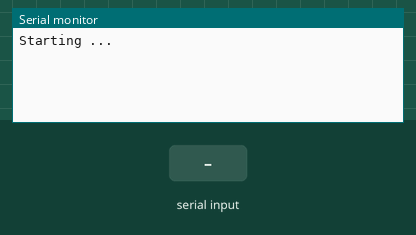
The sketch below on a simulated Arduino Uno, built with avr-gcc and run on an emulated ATmega328P. Parts: the last lines printed to the serial monitor. Inputs (shaded band) come from the test bench.

Above: at 1.2 s.
1.3 s: "1\n" received over the second serial link
At 1.7 s:
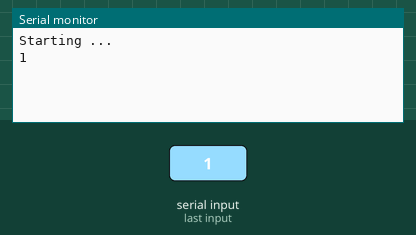
2.8 s: "0\n" received over the second serial link
At 4.0 s:
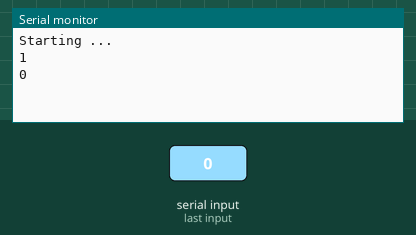
4.3 s: "2\n" received over the second serial link
At 5.2 s:
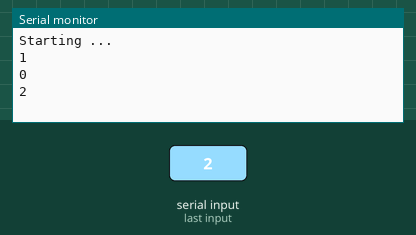

The sketch:

UART_ESP12_PIC.ino
```cpp
#include <Arduino.h>
#include <SoftwareSerial.h>

int tx = 14;
int rx = 12;
int i =0;
String dt = "";
String data, datas;
SoftwareSerial pic(rx, tx);
void setup() {
  Serial.begin(9600);
  pic.begin(9600);
  Serial.println("Starting ...");
}
void loop() {
  if(pic.available()){
    char c = pic.read();
    dt += c;
    if ( c == '\n'){
      data = dt;
      if(datas != data){
        datas = data;
        Serial.print(datas);
      }
      dt =  "";
    }
  }
}
```

Measured:
- after the input at 1.3 s, the serial monitor: prints a new line at once (image 1)
- after the input at 2.8 s, the serial monitor: prints a new line at once (image 2)
- after the input at 4.3 s, the serial monitor: prints a new line at once (image 3)
